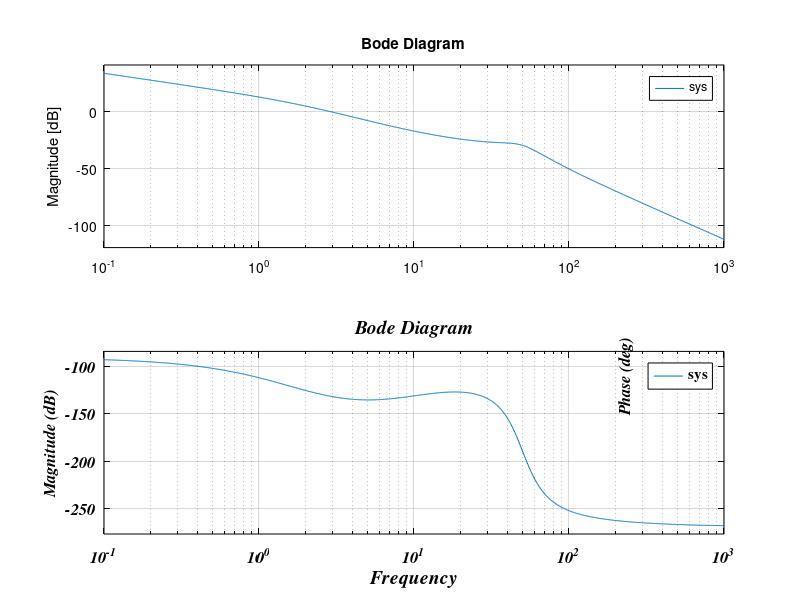

This chart was generated by the following MATLAB code:
% Bode plot script for Figure 7.1
%
num=5*[0.1 1];
f1=[1 0];
f2=[0.5 1];
f3=[1/2500 0.6/50 1];
den=conv(f1,conv(f2,f3)); 
sys=tf(num,den)
bode(sys)

grid on
axes=findobj('type','axes')
h_magnitude=get(axes(2),'YLabel')
h_phase=get(axes(1),'YLabel')
set(h_magnitude,'String','Magnitude (dB)')
set(h_phase,'String','Phase (deg)')
set([axes(1),axes(2)],'FontName','times','FontSize',12,'FontAngle','Italic','FontWeight','bold')
set([h_magnitude,h_phase],'FontName','times','FontSize',12,'FontAngle','Italic','FontWeight','bold')

T=title ('Bode Diagram')
X=xlabel('Frequency');
%set('LineWidth',3)
set(axes,'ycolor','black')
set(axes,'xcolor','black')
%set(gca,'FontName','times','FontSize',14)
set([X,T],'FontName','times','FontSize',14,'FontAngle','Italic','Color','black','FontWeight','bold')

